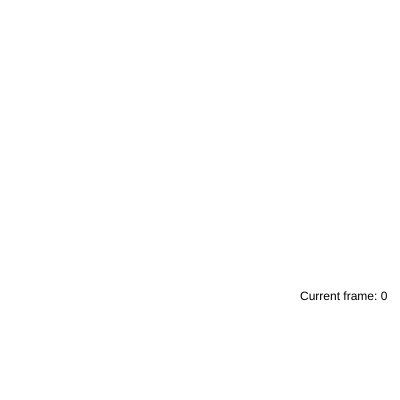
Frame 1 (no input)
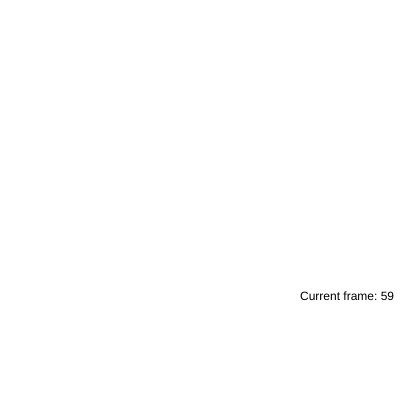
Frame 60 (no input)
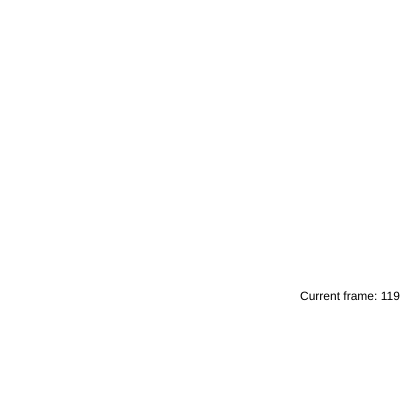
Frame 120 (the mouse pressed at the canvas centre since frame 60)

The p5.js sketch that drew these frames (run headless with seeded random() and noise() and a simulated clock; from frame 60 on, the mouse is pressed at the canvas centre):

// p5.js sketch
// ── sketch.js
let frameCount = 0;

function setup() {
  // code running before the loop starts
  createCanvas(400, 400);
}

function draw() {
  // code running in a loop

  clear();
  text(`Current frame: ${frameCount}`, 300, 300);
  frameCount = frameCount + 1;
}
